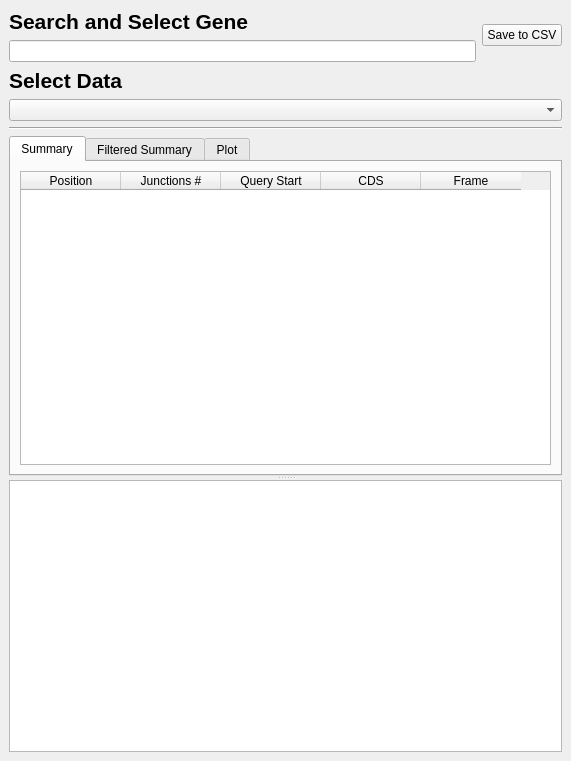
<?xml version="1.0" encoding="UTF-8"?>
<ui version="4.0">
 <class>DockWidget</class>
 <widget class="QDockWidget" name="DockWidget">
  <property name="geometry">
   <rect>
    <x>0</x>
    <y>0</y>
    <width>571</width>
    <height>761</height>
   </rect>
  </property>
  <property name="sizePolicy">
   <sizepolicy hsizetype="Preferred" vsizetype="Expanding">
    <horstretch>0</horstretch>
    <verstretch>0</verstretch>
   </sizepolicy>
  </property>
  <property name="windowTitle">
   <string>Query</string>
  </property>
  <widget class="QWidget" name="dockWidgetContents">
   <layout class="QVBoxLayout" name="verticalLayout_2">
    <item>
     <layout class="QHBoxLayout" name="horizontalLayout">
      <item>
       <layout class="QVBoxLayout" name="verticalLayout">
        <item>
         <widget class="QLabel" name="label">
          <property name="font">
           <font>
            <pointsize>16</pointsize>
            <bold>true</bold>
           </font>
          </property>
          <property name="text">
           <string>Search and Select Gene</string>
          </property>
         </widget>
        </item>
        <item>
         <widget class="QLineEdit" name="search_text"/>
        </item>
       </layout>
      </item>
      <item>
       <widget class="QPushButton" name="save">
        <property name="text">
         <string>Save to CSV</string>
        </property>
       </widget>
      </item>
     </layout>
    </item>
    <item>
     <widget class="QLabel" name="label_2">
      <property name="font">
       <font>
        <pointsize>16</pointsize>
        <bold>true</bold>
       </font>
      </property>
      <property name="text">
       <string>Select Data</string>
      </property>
     </widget>
    </item>
    <item>
     <widget class="QComboBox" name="dataset_selection"/>
    </item>
    <item>
     <widget class="Line" name="line">
      <property name="orientation">
       <enum>Qt::Horizontal</enum>
      </property>
     </widget>
    </item>
    <item>
     <widget class="QSplitter" name="splitter">
      <property name="orientation">
       <enum>Qt::Vertical</enum>
      </property>
      <widget class="QTabWidget" name="tabWidget">
       <property name="currentIndex">
        <number>0</number>
       </property>
       <widget class="QWidget" name="summary">
        <attribute name="title">
         <string>Summary</string>
        </attribute>
        <layout class="QGridLayout" name="gridLayout_3">
         <item row="0" column="0">
          <widget class="QTableWidget" name="summary_table">
           <property name="sortingEnabled">
            <bool>true</bool>
           </property>
           <attribute name="verticalHeaderVisible">
            <bool>false</bool>
           </attribute>
           <column>
            <property name="text">
             <string>Position</string>
            </property>
           </column>
           <column>
            <property name="text">
             <string>Junctions #</string>
            </property>
           </column>
           <column>
            <property name="text">
             <string>Query Start</string>
            </property>
           </column>
           <column>
            <property name="text">
             <string>CDS</string>
            </property>
           </column>
           <column>
            <property name="text">
             <string>Frame</string>
            </property>
           </column>
          </widget>
         </item>
        </layout>
       </widget>
       <widget class="QWidget" name="filtered_summary">
        <attribute name="title">
         <string>Filtered Summary</string>
        </attribute>
        <layout class="QGridLayout" name="gridLayout_2">
         <item row="0" column="0">
          <widget class="QTableWidget" name="filtered_summary_table"/>
         </item>
        </layout>
       </widget>
       <widget class="QWidget" name="plot">
        <attribute name="title">
         <string>Plot</string>
        </attribute>
        <layout class="QGridLayout" name="gridLayout">
         <item row="0" column="0">
          <widget class="QChartView" name="data_plot"/>
         </item>
        </layout>
       </widget>
      </widget>
      <widget class="QPlainTextEdit" name="plainTextEdit">
       <property name="sizePolicy">
        <sizepolicy hsizetype="Expanding" vsizetype="Preferred">
         <horstretch>0</horstretch>
         <verstretch>0</verstretch>
        </sizepolicy>
       </property>
       <property name="font">
        <font>
         <family>Menlo</family>
        </font>
       </property>
      </widget>
     </widget>
    </item>
   </layout>
  </widget>
 </widget>
 <customwidgets>
  <customwidget>
   <class>QChartView</class>
   <extends>QGraphicsView</extends>
   <header>QtCharts</header>
  </customwidget>
 </customwidgets>
 <resources/>
 <connections/>
</ui>
